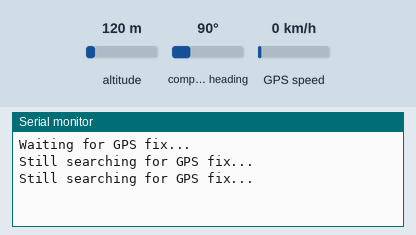
The sketch below on a simulated Arduino Uno, built with avr-gcc and run on an emulated ATmega328P. Shown: the last lines printed to the serial monitor. The test bench sets the inputs (shaded band); at power-on: altitude 120 m, compass heading 90°, GPS speed 0 km/h. The GPS gets a fix after 3 s at 37.7749, -122.4194 with 8 satellites.

Above: at 2.2 s.
2.3 s: altitude set to 20 m
At 3.8 s:
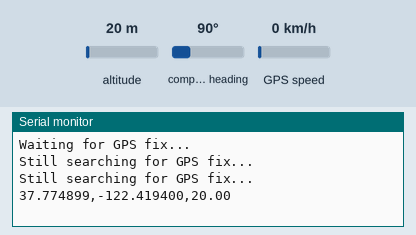
5.5 s: altitude set to 250 m
At 10.7 s:
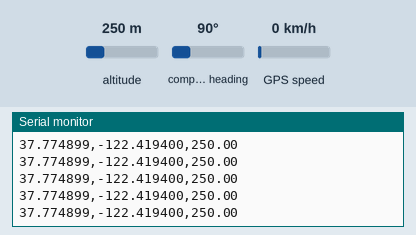

The sketch:

GNSS_script.ino
```cpp
#include <Adafruit_GPS.h>
#include <SoftwareSerial.h>

SoftwareSerial mySerial(3, 4); // RX, TX
Adafruit_GPS GPS(&mySerial);

unsigned long lastTime = 0;
const unsigned long interval = 1000;  // 1 sekkund

void setup() {
  Serial.begin(115200);
  mySerial.begin(9600);
  GPS.begin(9600);

  Serial.println("Waiting for GPS fix...");

  // GPS output RMC og GGA 1 gang per sekund
  GPS.sendCommand(PMTK_SET_NMEA_OUTPUT_RMCGGA);
  GPS.sendCommand(PMTK_SET_NMEA_UPDATE_1HZ);

  delay(1000);
}

void loop() {
  char c = GPS.read();
  if (c) Serial.print(c);

  if (GPS.newNMEAreceived()) {
    if (!GPS.parse(GPS.lastNMEA())) return;  // Skip hvis nan-melding

    // Printer bare med satelitt fix
    if (GPS.fix) {
      unsigned long currentTime = millis(); // klokken
      if (currentTime - lastTime >= interval) {
        lastTime = currentTime;

        // Lager CSV formatert data
        String csvData = String(GPS.latitudeDegrees, 6) + "," +
                         String(GPS.longitudeDegrees, 6) + "," +
                         String(GPS.altitude);

        // Sender CSV data
        Serial.println(csvData);
      }
    } else {
      Serial.println("Still searching for GPS fix...");
    }
  }
}
```

Measured:
- after the input at 2.3 s, the serial monitor: prints a new line after 0.70 s (image 1)
- after the input at 5.5 s, the serial monitor: prints a new line after 0.50 s (image 2)
